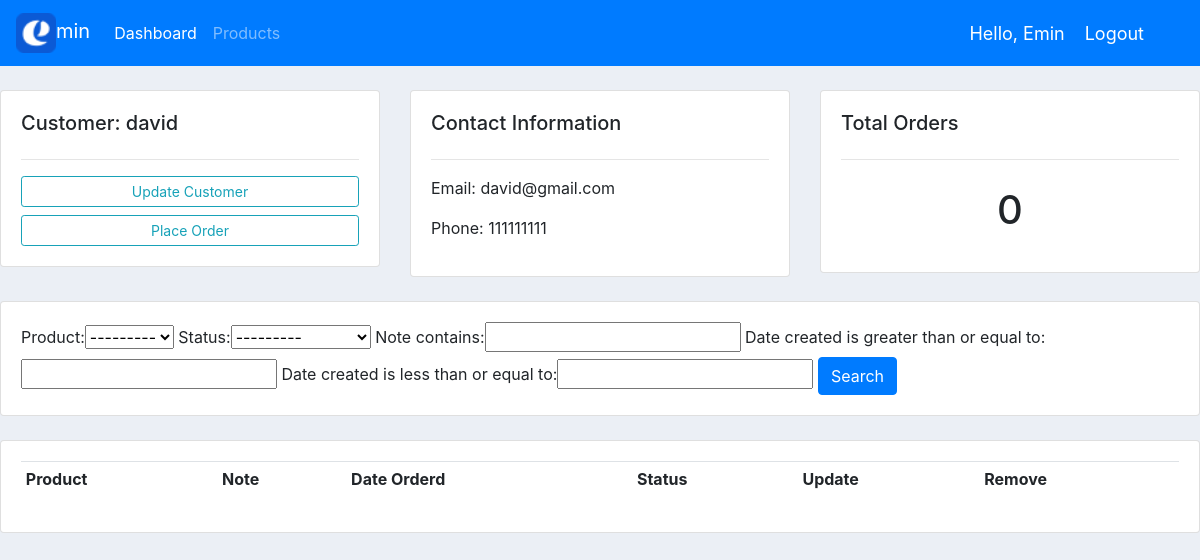
The page /customer/6 (signed in) on the database its author committed.
### accounts/models.py (models this page shows, shortened)
class Customer(models.Model):
	user = models.OneToOneField(User,null=True,blank=True ,on_delete=models.CASCADE)
	name = models.CharField(max_length=200, null=True)
	phone = models.CharField(max_length=200, null=True)
	email = models.CharField(max_length=200, null=True)
	profile_pic = models.ImageField(default="profile1.png" ,null=True,blank=True)
	date_created = models.DateTimeField(auto_now_add=True, null=True)

### accounts/decorators.py (the view)
        def wrapper_func(request, *args, **kwargs):
            group = None
            if request.user.groups.exists():
                group = request.user.groups.all()[0].name
            if group in allowed_roles:
                return view_func(request, *args, **kwargs)
            else:
                return HttpResponse("You are not allowed to view this page")

### accounts/models.py (called while the page is built)
	def __str__(self):
		return self.name

### accounts/views.py (called while the page is built)
@login_required(login_url="login")
@allowed_users(allowed_roles=['admin','staff'])
def customer(request, pk):
    customer = Customer.objects.get(id=pk)
    orders = customer.order_set.all()
    order_count = orders.count()
    myFilter = OrderFilter(request.GET, queryset=orders)
    orders = myFilter.qs
    context = {"orders":orders,"customer":customer,"order_count":order_count,
    "myFilter":myFilter,}
    return render(request,"accounts/customer.html",context)

### accounts/templates/accounts/customer.html (shortened to what this page needs)
{% extends 'base.html' %}
{% block body %}
	<br>
<div class="row">
	<div class="col-md">
		<div class="card card-body">
			<h5>Customer: {{customer.name}}</h5>
			<hr>
			<a class="btn btn-outline-info  btn-sm btn-block" href="">Update Customer</a>
			<a class="btn btn-outline-info  btn-sm btn-block" href="{% url 'createOrder' customer.id %}">Place Order </a>
		</div>
	</div>
	<div class="col-md">
		<div class="card card-body">
			<h5>Contact Information</h5>
			<hr>
			<p>Email: {{customer.email}}</p>
			<p>Phone: {{customer.phone}}</p>
		</div>
	</div>
	<div class="col-md">
		<div class="card card-body">
			<h5>Total Orders</h5>
			<hr>
			<h1 style="text-align: center;padding: 10px">{{order_count}}</h1>
		</div>
	</div>
</div>
<br>
<div class="row">
	<div class="col">
		<div class="card card-body">
			<form method="get">
				{{myFilter.form}}
		    <button class="btn btn-primary" type="submit">Search</button>
		  </form>
		</div>
	</div>
</div>
<br>
<div class="row">
	<div class="col-md">
		<div class="card card-body">
			<table class="table table-sm">
				<tr>
					<th>Product</th>
					<th>Note</th>
					<th>Date Orderd</th>
					<th>Status</th>
					<th>Update</th>
					<th>Remove</th>
				</tr>
			</table>
		</div>
	</div>
</div>
{% endblock body %}

### accounts/templates/accounts/navbar.html (shortened to what this page needs)
{% load static %}
<nav class="navbar navbar-expand-lg navbar-dark bg-primary">
  <a class="navbar-brand" href="{% url 'home' %}"><img height="40" src="{% static 'images/logo.png' %}">min  </a>
  <div class="collapse navbar-collapse" id="navbarSupportedContent">
    <ul class="navbar-nav mr-auto">
    {% if request.user.is_staff %}
      <li class="nav-item active">
        <a class="nav-link" href="{% url 'home' %}">Dashboard</a>
      </li>
      <li class="nav-item">
        <a class="nav-link" href="{% url 'products' %}">Products</a>
      </li>
      {% else %}
       <li class="nav-item">
        <a class="nav-link" href="{% url 'account' %}">Settings</a>
      </li>
      {% endif %}
    </ul>
  </div>
  <span class="hello-msg" >Hello, {{request.user}} </span>
  <span class="hello-msg" ><a class="hello-msg" href="{% url 'logout' %}"> Logout</a> </span>
</nav>

### static/css/main.css (style rules this page uses)
body { background-color: #ebeff5; }

### accounts/templates/accounts/navbar.html (style rules this page uses)
.hello-msg { font-size: 18px; color: #fff; margin-right:20px; }

### rows shown on the page
Customer: name "david", email "david@gmail.com", phone "111111111"

### other values the page prints
{{ request.user }} "Emin"
{{ order_count }} "0"
